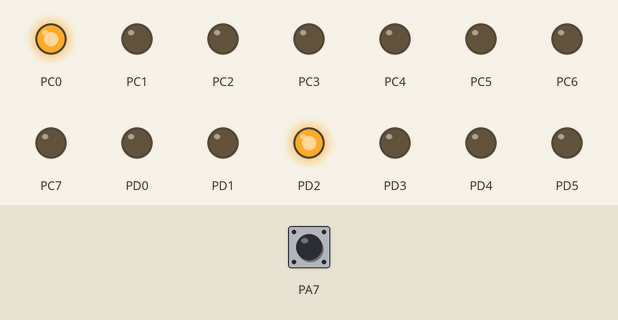
A program run on a simulated ATmega16, CodeVisionAVR source translated, built with avr-gcc and emulated at 8 MHz. Shown: output pins drawn as LEDs (lit = HIGH). Inputs (shaded band) come from the test bench; at power-on: PA7 HIGH.

Above: at 0.14 s.
At 0.74 s:
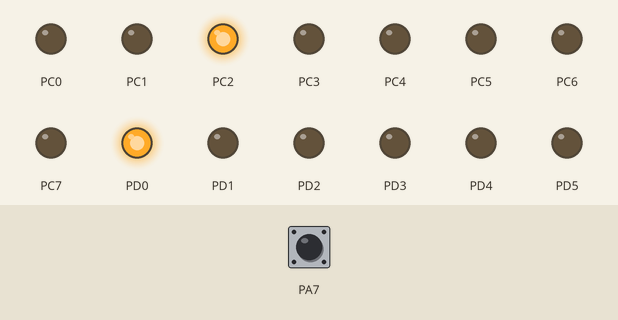
At 1.04 s:
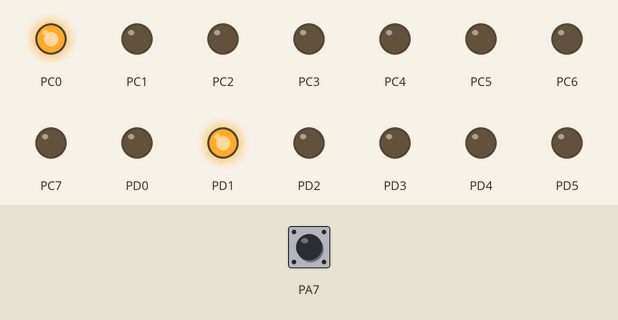
At 2.24 s:
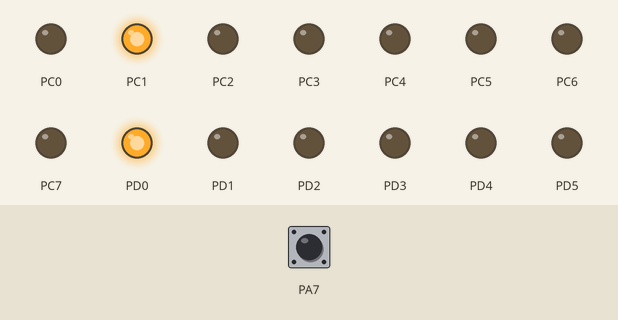
At 3.44 s:
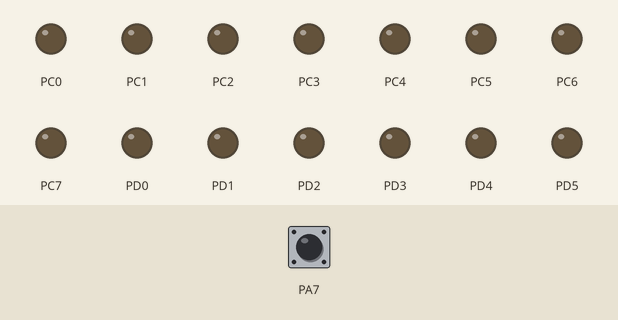
Timing chart, 0 to 4.1 s (numbered marks = the images above):
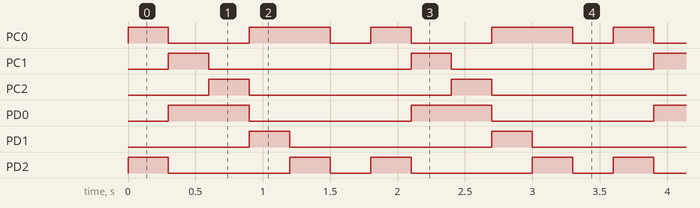

The program:

Traffic.c
```c
#include <mega16.h>
#include <delay.h>

void main(void)
{
DDRA=0x00;
DDRC=0xFF;
DDRD=0xFF;
PORTA=0xFF;
PORTC=0x00;
PORTD=0x00;

while (1)
    {
     if (PINA.7==1)
     {
      PORTC=0x01;
      PORTD=0x04;
      delay_ms(300);

      PORTC=0x02;
      PORTD=0x01;
      delay_ms(300);

      PORTC=0x04;
      PORTD=0x01;
      delay_ms(300);

      PORTC=0x01;
      PORTD=0x02;
      delay_ms(300);

      PORTC=0x01;
      PORTD=0x04;
      delay_ms(300);

      PORTC=0x00;
      PORTD=0x00;
      delay_ms(300);
     }
    }
}
```

Measured:
- by itself, PC0: repeats every 1.8 s: LOW 0.60 s, HIGH 0.60 s, LOW 0.30 s, HIGH 0.30 s
- by itself, PC1, PC2, PD1: alternates HIGH for 0.30 s and LOW for 1.5 s
- by itself, PD0: alternates HIGH for 0.60 s and LOW for 1.2 s
- by itself, PD2: repeats every 1.8 s: LOW 0.90 s, HIGH 0.30 s, LOW 0.30 s, HIGH 0.30 s
